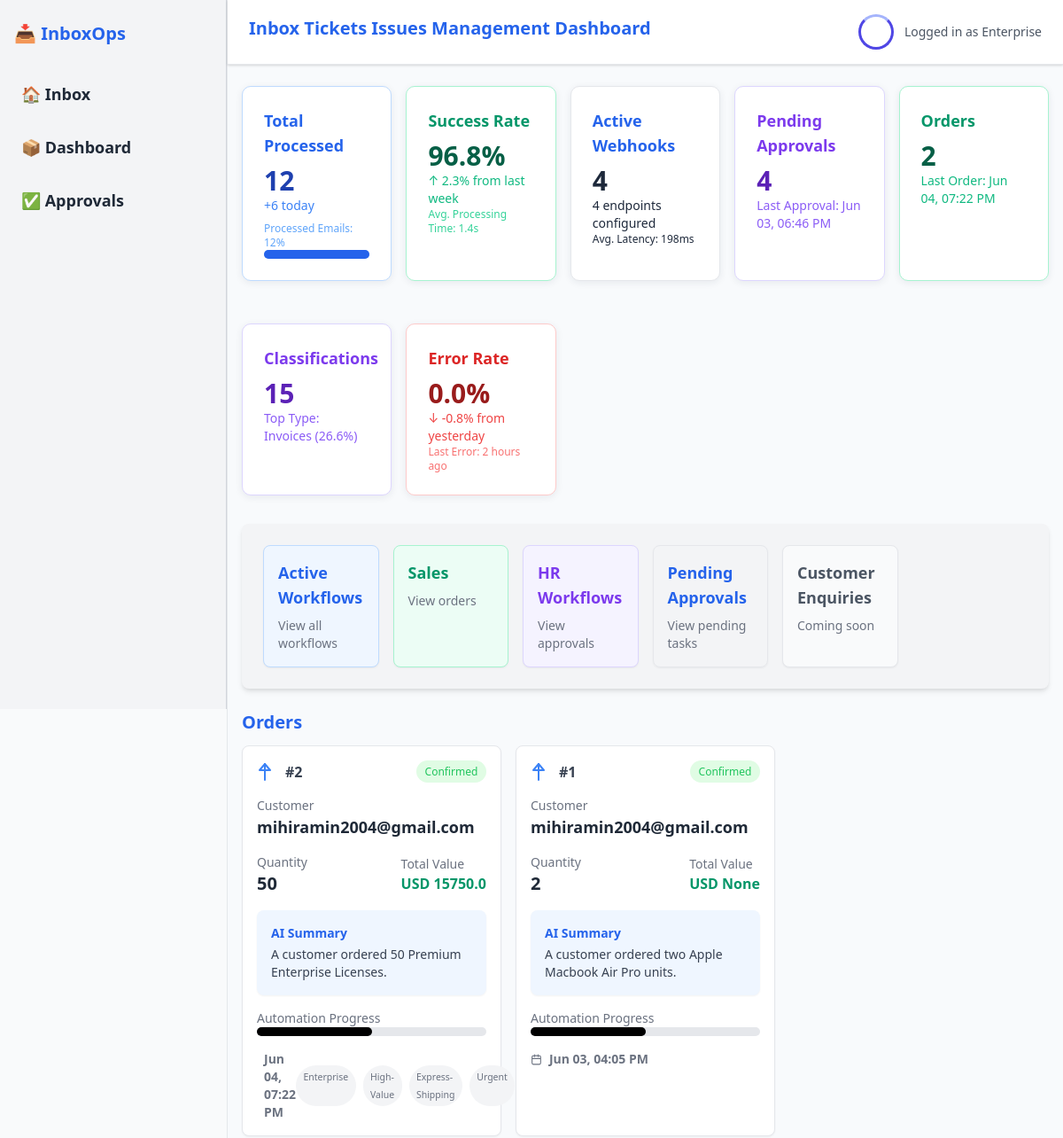
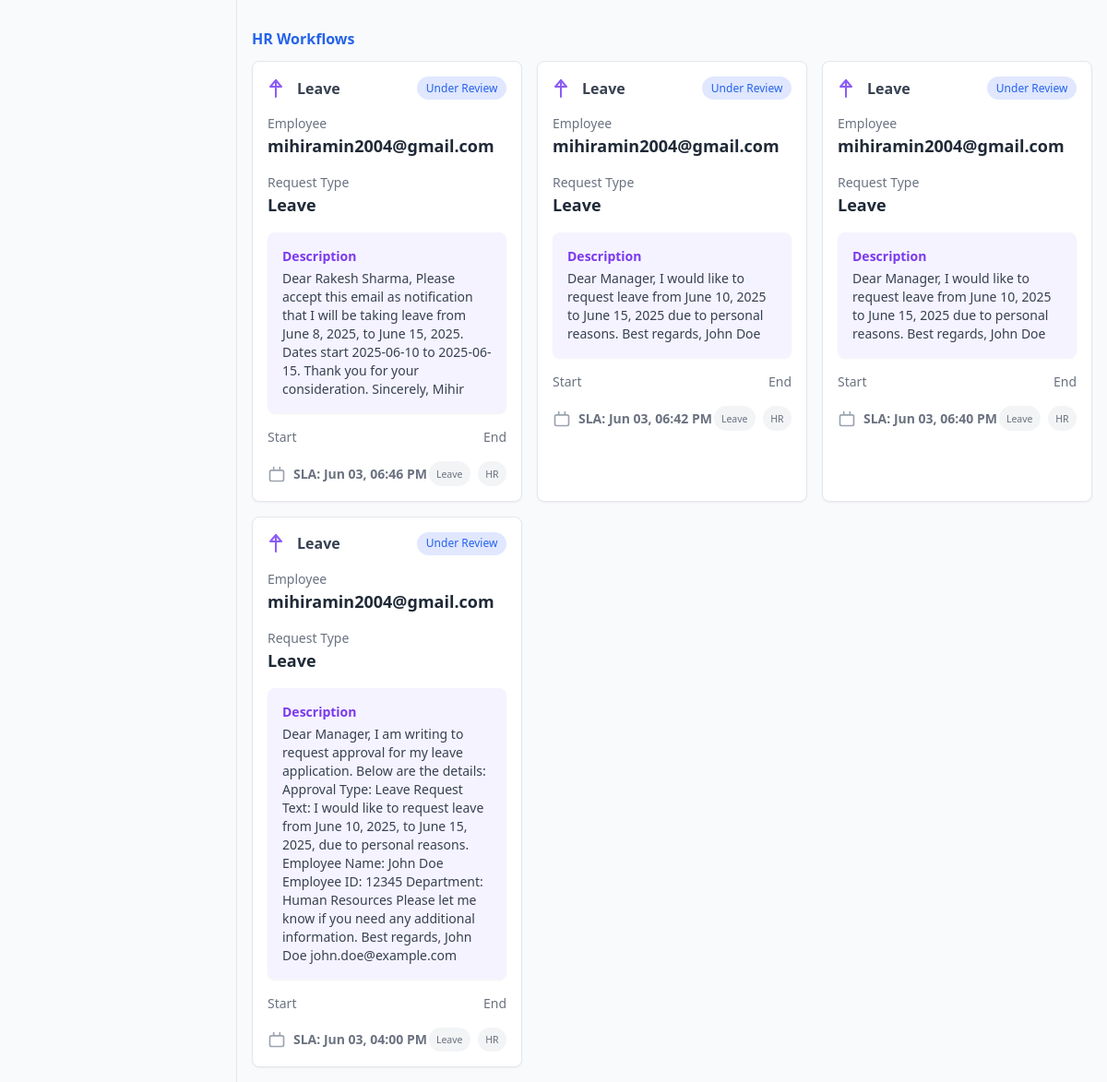
/dashboard, run on the app's committed database (2 pictures, top to bottom).
### app/models.py (models this page shows)
class Approval(Base):
    __tablename__ = "approvals"
    id = Column(Integer, primary_key=True, index=True)
    sender = Column(String)
    approval_type = Column(String)  # e.g., Leave, Budget
    request_text = Column(String)
    status = Column(String, default="Pending")  # Pending / Approved / Rejected
    summary = Column(Text, nullable=True)
    start_date = Column(DateTime, nullable=True)  # Add start_date
    end_date = Column(DateTime, nullable=True)    # Add end_date
    created_at = Column(DateTime, default=datetime.utcnow)

class Order(Base):
    __tablename__ = "orders"
    id = Column(Integer, primary_key=True, index=True)
    customer = Column(String)
    product = Column(String)
    quantity = Column(Integer)
    summary = Column(Text, nullable=True)
    created_at = Column(DateTime, default=datetime.utcnow)
    key = Column(String, unique=True)
    total_value = Column(Float, nullable=True)
    order_items = Column(JSON, nullable=True)  # <-- add this line if you want
    tags = Column(JSON, nullable=True)         # <-- add this line if you want

class Email(Base):
    __tablename__ = "emails"
    id = Column(Integer, primary_key=True, index=True)
    from_email = Column(String, index=True)
    subject = Column(String, index=True)
    text_body = Column(Text)
    html_body = Column(Text)
    received_at = Column(DateTime(timezone=True), server_default=func.now())
    summary = Column(Text, nullable=True)
    status = Column(String, default="received")
    type = Column(String, default="UNKNOWN")  # can be ORDER, APPROVAL, SPAM
    key = Column(String, unique=True)
    status = Column(String, default=EmailStatus.NEW)
    order_items = Column(JSON, nullable=True)  # Store extracted order items
    tags = Column(JSON, nullable=True)  # Store extracted tags

### app/main.py (the view)
@app.get("/dashboard", response_class=HTMLResponse)
def dashboard(request: Request, db: Session = Depends(get_db)):
    print("Fetching dashboard data...")
    orders = db.query(Order).order_by(Order.id.desc()).limit(10).all()
    emails = crud.get_emails(db, limit=20)
    approvals = db.query(Approval).order_by(Approval.id.desc()).limit(10).all()
    total_processed = db.query(Email).count()
    processed_today = db.query(Email).filter(Email.received_at >= datetime.now().date()).count()
    success_rate = 96.8
    success_rate_change = 2.3
    avg_processing_time = 1.4
    webhook_endpoints = 4
    avg_latency = 198
    active_models = 15
    top_classification_type = "Invoices"
    top_classification_percentage = 26.6
    error_rate_change = -0.8
    last_error_time = "2 hours ago"
    active_webhooks = db.query(Approval).count()
    processed_emails = db.query(Email).filter(Email.status == "Processed").count()
    processing_rate = (processed_emails / total_processed) * 100 if total_processed else 0
    processing_message = "All mails processed" if processing_rate == 100 else f"{processing_rate:.2f}%"
    error_rate = db.query(Email).filter(Email.status == "Error").count() / total_processed * 100 if total_processed else 0
    orders_dict = [order.__dict__ for order in orders]
    emails_dict = [email.__dict__ for email in emails]
    print("Total Processed:", total_processed)
    print("Processed Today:", processed_today)
    print("Success Rate:", success_rate)
    print("Error Rate:", error_rate)
    return templates.TemplateResponse(
        "dashboard.html",
        {
            "request": request,
            "orders": orders,
            "approvals": approvals,
            "emails": emails,
            "format_date": format_date,
            "check_email_status": check_email_status,  # Pass the function to the template
            "total_processed": total_processed,
            "processed_today": processed_today,
            "processing_rate": processing_rate,
            "success_rate": success_rate,
            "success_rate_change": success_rate_change,
            "avg_processing_time": avg_processing_time,
            "active_webhooks": active_webhooks,
            "webhook_endpoints": webhook_endpoints,
            "avg_latency": avg_latency,
            "active_models": active_models,
            "top_classification_type": top_classification_type,
            "top_classification_percentage": top_classification_percentage,
            "error_rate": error_rate,
            "error_rate_change": error_rate_change,
            "last_error_time": last_error_time,
        },
    )

### templates/dashboard.html (shortened to what this page needs)
{% extends "layout.html" %}
{% block content %}
<link rel="stylesheet" href="../static/styles.css">
<section style="margin-bottom: 0;" class="grid grid-cols-1 md:grid-cols-2 lg:grid-cols-5 gap-4 mb-8">
    <div class="card bg-blue-50 border border-blue-200 rounded-lg p-4 shadow-sm">
    <h3 class="text-lg font-semibold text-blue-600">Total Processed</h3>
    <p class="text-3xl font-bold text-blue-800">{{ total_processed }}</p>
    <p class="text-sm text-blue-500">+{{ processed_today }} today</p>
    <div class="mt-2">
        <p class="text-xs text-blue-400">Processed Emails: {{ total_processed }}%</p>
        <div class="w-full bg-blue-200 rounded-full h-2.5">
            <div class="bg-blue-600 h-2.5 rounded-full" data-processing-rate="{{ processing_rate|default(0) }}"></div>
        </div>
    </div>
    </div>
    <div class="card bg-green-50 border border-green-200 rounded-lg p-4 shadow-sm">
        <h3 class="text-lg font-semibold text-green-600">Success Rate</h3>
        <p class="text-3xl font-bold text-green-800">{{ success_rate }}%</p>
        <p class="text-sm text-green-500">↑ {{ success_rate_change }}% from last week</p>
        <p class="text-xs text-green-400">Avg. Processing Time: {{ avg_processing_time }}s</p>
    </div>
    <div class="card bg-orange-50 border border-orange-200 rounded-lg p-4 shadow-sm">
        <h3 class="text-lg font-semibold text-orange-600">Active Webhooks</h3>
        <p class="text-3xl font-bold text-orange-800">{{ active_webhooks }}</p>
        <p class="text-sm text-orange-500">{{ webhook_endpoints }} endpoints configured</p>
        <p class="text-xs text-orange-400">Avg. Latency: {{ avg_latency }}ms</p>
    </div>
    <div class="card bg-purple-50 border border-purple-200 rounded-lg p-4 shadow-sm">
        <h3 class="text-lg font-semibold text-purple-600">Pending Approvals</h3>
        <p class="text-3xl font-bold text-purple-800">{{ approvals|length }}</p>
        <p class="text-sm text-purple-500">Last Approval: {{ approvals[0].created_at.strftime('%b %d, %I:%M %p') if approvals }}</p>
    </div>
    <div class="card bg-green-50 border border-green-200 rounded-lg p-4 shadow-sm">
        <h3 class="text-lg font-semibold text-green-600">Orders</h3>
        <p class="text-3xl font-bold text-green-800">{{ orders|length }}</p>
        <p class="text-sm text-green-500">Last Order: {{ orders[0].created_at.strftime('%b %d, %I:%M %p') if orders }}</p>
    </div>
    <div class="card bg-purple-50 border border-purple-200 rounded-lg p-4 shadow-sm">
        <h3 class="text-lg font-semibold text-purple-600">Classifications</h3>
        <p class="text-3xl font-bold text-purple-800">{{ active_models }}</p>
        <p class="text-sm text-purple-500">Top Type: {{ top_classification_type }} ({{ top_classification_percentage }}%)</p>
    </div>
    <div class="card bg-red-50 border border-red-200 rounded-lg p-4 shadow-sm">
        <h3 class="text-lg font-semibold text-red-600">Error Rate</h3>
        <p class="text-3xl font-bold text-red-800">{{ error_rate }}%</p>
        <p class="text-sm text-red-500">↓ {{ error_rate_change }}% from yesterday</p>
        <p class="text-xs text-red-400">Last Error: {{ last_error_time }}</p>
    </div>
</section>
<section class="bg-gray-100 shadow-md rounded-lg p-6 mb-6">
    <nav class="grid grid-cols-1 md:grid-cols-2 lg:grid-cols-6 gap-4">
        <a href="#" id="active-workflows-tab" class="nav-card bg-blue-50 border border-blue-200 rounded-lg p-4 shadow-sm transition duration-300 hover:bg-blue-100 active:bg-blue-200">
            <h3 class="text-lg font-semibold text-blue-600">Active Workflows</h3>
            <p class="text-sm text-gray-500">View all workflows</p>
        </a>
        <a href="#" id="sales-tab" class="nav-card bg-green-50 border border-green-200 rounded-lg p-4 shadow-sm transition duration-300 hover:bg-green-100 active:bg-green-200">
            <h3 class="text-lg font-semibold text-green-600">Sales</h3>
            <p class="text-sm text-gray-500">View orders</p>
        </a>
        <a href="#" id="hr-workflows-tab" class="nav-card bg-purple-50 border border-purple-200 rounded-lg p-4 shadow-sm transition duration-300 hover:bg-purple-100 active:bg-purple-200">
            <h3 class="text-lg font-semibold text-purple-600">HR Workflows</h3>
            <p class="text-sm text-gray-500">View approvals</p>
        </a>
        <a href="#" id="approvals-tab" class="nav-card bg-orange-50 border border-orange-200 rounded-lg p-4 shadow-sm transition duration-300 hover:bg-orange-100 active:bg-orange-200">
            <h3 class="text-lg font-semibold text-orange-600">Pending Approvals</h3>
            <p class="text-sm text-gray-500">View pending tasks</p>
        </a>
        <a href="#" id="customer-enquiries-tab" class="nav-card bg-gray-50 border border-gray-200 rounded-lg p-4 shadow-sm transition duration-300 hover:bg-gray-100 active:bg-gray-200">
            <h3 class="text-lg font-semibold text-gray-600">Customer Enquiries</h3>
            <p class="text-sm text-gray-500">Coming soon</p>
        </a>
    </nav>
</section>
<section class="mb-8 orderCard">
    <h2 class="text-xl font-semibold mb-3">Orders</h2>
    <div class="grid grid-cols-1 md:grid-cols-2 lg:grid-cols-3 gap-4">
        {% for order in orders %}
        <a href="#" class="order-card border rounded-lg p-4 shadow-sm bg-white transform transition-transform duration-200 hover:scale-105" data-order-id="{{ order.id }}">
            <div class="flex items-center justify-between mb-4">
                <div class="flex items-center gap-2">
                    <svg xmlns="http://www.w3.org/2000/svg" class="h-6 w-6 text-blue-500" fill="none" viewBox="0 0 24 24" stroke="currentColor">
                        <path stroke-linecap="round" stroke-linejoin="round" stroke-width="2" d="M3 10h11M9 21V3m0 0L3 10m6-7l6 7" />
                    </svg>
                    <span class="font-black text-gray-700">#{{ order.id }}</span>
                </div>
                <span class="badge badge-confirmed">Confirmed</span>
            </div>
            <div class="mb-4">
                <p class="text-sm text-gray-500">Customer</p>
                <p class="font-semibold text-lg text-gray-800">
                    {% for email in emails %}
                        {% if email.type == 'ORDER' and email.key == order.key %}
                            {{ email.from_email }}
                        {% endif %}
                    {% endfor %}
                </p>
            </div>
            <div class="mb-4 flex justify-between items-center">
                <div>
                    <p class="text-sm text-gray-500">Quantity</p>
                    <p class="font-semibold text-xl text-gray-800">{{ order.quantity }}</p>
                </div>
                <div>
                    <p class="text-sm text-gray-500">Total Value</p>
                    <p class="font-semibold text-green-600">USD {{ order.total_value }}</p>
                </div>
            </div>
            <div class="mb-4 p-4 bg-blue-50 rounded-lg shadow-sm">
                <h3 class="text-sm font-semibold text-blue-600 mb-1">AI Summary</h3>
                <p class="text-sm text-gray-700">{{ order.summary }}</p>
            </div>
            <div class="mb-4">
                <p class="text-sm text-gray-500">Automation Progress</p>
                <div class="w-full bg-gray-200 rounded-full h-2.5">
                    <div class="bg-black h-2.5 rounded-full" style="width: 50%;"></div>
                </div>
                </div>
            <div class="flex items-center justify-between text-sm text-gray-500">
                <div class="flex items-center gap-2">
                    <span class="font-black">
                        {{ order.created_at.strftime('%b %d, %I:%M %p') if order.created_at }}
                    </span>
                </div>
                <div class="flex gap-2">
                    {% for tag in order.tags or [] %}
                    <span class="badge badge-tag">{{ tag }}</span>
                    {% endfor %}
                </div>
            </div>
        </a>
        {% endfor %}
    </div>
</section>
<section class="approvalCard">
    <h2 class="font-semibold mb-3">HR Workflows</h2>
    <div class="grid grid-cols-1 md:grid-cols-2 lg:grid-cols-3 gap-4">
        {% for approval in approvals %}
        <a href="/approvals/{{ approval.id }}" class="approval-card border rounded-lg p-4 shadow-sm bg-white transform transition-transform duration-200 hover:scale-105">
            <div class="flex items-center justify-between mb-4">
                <div class="flex items-center gap-2">
                    <svg xmlns="http://www.w3.org/2000/svg" class="h-6 w-6 text-purple-500" fill="none" viewBox="0 0 24 24" stroke="currentColor">
                        <path stroke-linecap="round" stroke-linejoin="round" stroke-width="2" d="M3 10h11M9 21V3m0 0L3 10m6-7l6 7" />
                    </svg>
                    <span class="font-black text-gray-700">{{ approval.approval_type }}</span>
                </div>
                <span class="badge badge-under-review">Under Review</span>
            </div>
            <div class="mb-4">
                <p class="text-sm text-gray-500">Employee</p>
                <p class="font-semibold text-lg text-gray-800">{{ approval.sender }}</p>
            </div>
            <div class="mb-4">
                <p class="text-sm text-gray-500">Request Type</p>
                <p class="font-semibold text-lg text-gray-800">{{ approval.approval_type }}</p>
            </div>
            <div class="mb-4 p-4 bg-purple-50 rounded-lg shadow-sm">
                <h3 class="text-sm font-semibold text-purple-600 mb-1">Description</h3>
                <p class="text-sm text-gray-700">{{ approval.request_text }}</p>
            </div>
                        <div class="mb-4 flex justify-between items-center">
                <div>
                    <p class="text-sm text-gray-500">Start</p>
                </div>
                <div>
                    <p class="text-sm text-gray-500">End</p>
                </div>
            </div>
            <div class="flex items-center justify-between text-sm text-gray-500">
                <div class="flex items-center gap-2">
                    <svg xmlns="http://www.w3.org/2000/svg" class="h-5 w-5 text-gray-400" fill="none" viewBox="0 0 24 24" stroke="currentColor">
                        <path stroke-linecap="round" stroke-linejoin="round" stroke-width="2" d="M8 7V3m8 4V3m-9 4h10M5 21h14a2 2 0 002-2V9a2 2 0 00-2-2H5a2 2 0 00-2 2v10a2 2 0 002 2z" />
                    </svg>
                    <span class="font-black">
                        SLA: {{ approval.created_at.strftime('%b %d, %I:%M %p') }}
                    </span>
                </div>
                <div class="flex gap-2">
                    <span class="badge badge-tag">{{ approval.approval_type }}</span>
                    <span class="badge badge-tag">HR</span>
                </div>
            </div>
        </a>
        {% endfor %}
    </div>
</section>
{% endblock %}

### data on the page
Approval: created_at "Jun 03, 06:46 PM", approval_type "Leave", sender "mihiramin2004@gmail.com", request_text "Dear Rakesh Sharma, Please accept this email as notification that I will be taking leave from June 8, 2025, to June 15, 2025. Dates start 2025-06-10 to 2025-06-15. Thank you for your consideration. Sincerely, Mihir"
Order: created_at "Jun 04, 07:22 PM", id "2", quantity "50", total_value "15750.0", summary "A customer ordered 50 Premium Enterprise Licenses.", tag "Enterprise" "High-Value" "Express-Shipping" "Urgent"
Email: from_email "mihiramin2004@gmail.com"
Order: id "1", quantity "2", total_value "None", summary "A customer ordered two Apple Macbook Air Pro units.", created_at "Jun 03, 04:05 PM"
Email: from_email "mihiramin2004@gmail.com"
Approval: approval_type "Leave", sender "mihiramin2004@gmail.com", request_text "Dear Manager, I would like to request leave from June 10, 2025 to June 15, 2025 due to personal reasons. Best regards, John Doe", created_at "Jun 03, 06:42 PM"
Approval: approval_type "Leave", sender "mihiramin2004@gmail.com", request_text "Dear Manager, I would like to request leave from June 10, 2025 to June 15, 2025 due to personal reasons. Best regards, John Doe", created_at "Jun 03, 06:40 PM"
Approval: approval_type "Leave", sender "mihiramin2004@gmail.com", request_text "Dear Manager, I am writing to request approval for my leave application. Below are the details: Approval Type: Leave Request Text: I would like to request leave from June 10, 2025, to June 15, 2025, due to personal reasons. Employee Name: John Doe Employee ID: 12345 Department: Human Resources Please let me know if you need any additional information. Best regards, John Doe john.doe@example.com", created_at "Jun 03, 04:00 PM"

### other printed values
{{ total_processed }} "12"
{{ processed_today }} "6"
{{ success_rate }} "96.8"
{{ success_rate_change }} "2.3"
{{ avg_processing_time }} "1.4"
{{ active_webhooks }} "4"
{{ webhook_endpoints }} "4"
{{ avg_latency }} "198"
{{ approvals|length }} "4"
{{ orders|length }} "2"
{{ active_models }} "15"
{{ top_classification_type }} "Invoices"
{{ top_classification_percentage }} "26.6"
{{ error_rate }} "0.0"
{{ error_rate_change }} "-0.8"
